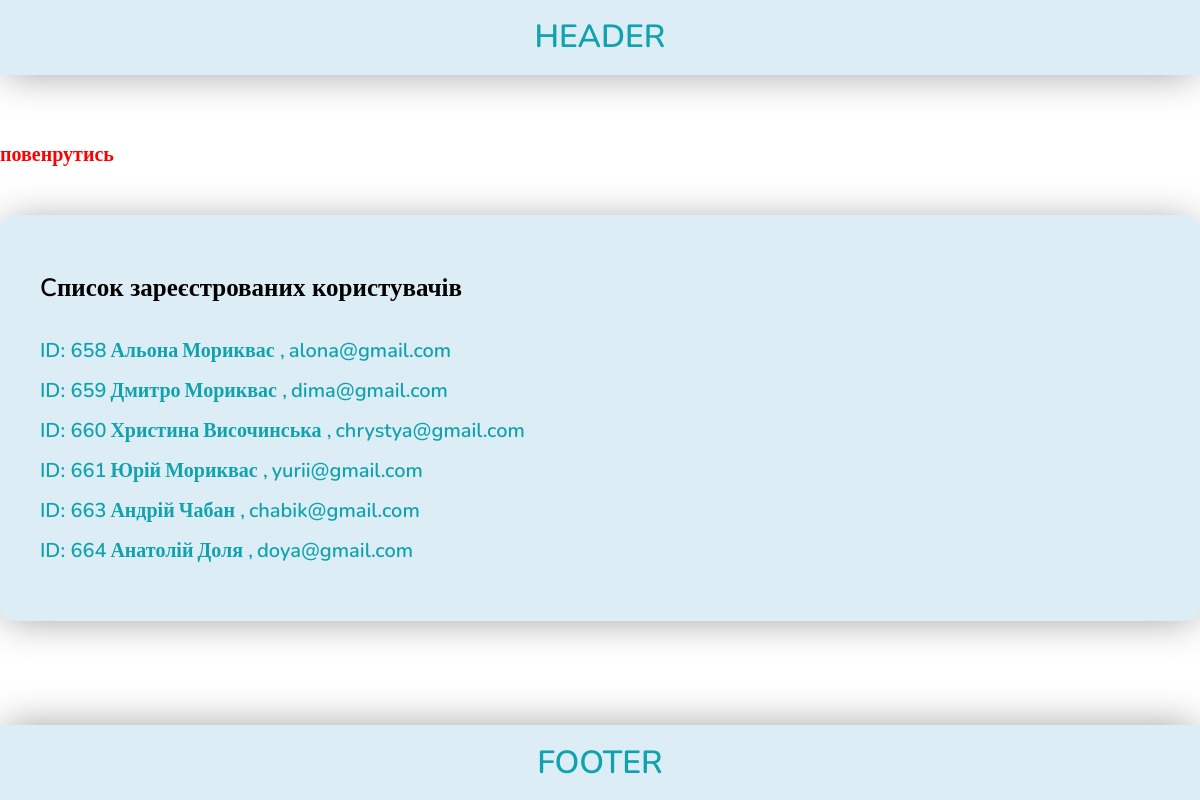
/pages/users-page.php, run on an earlier commit of the app's database.
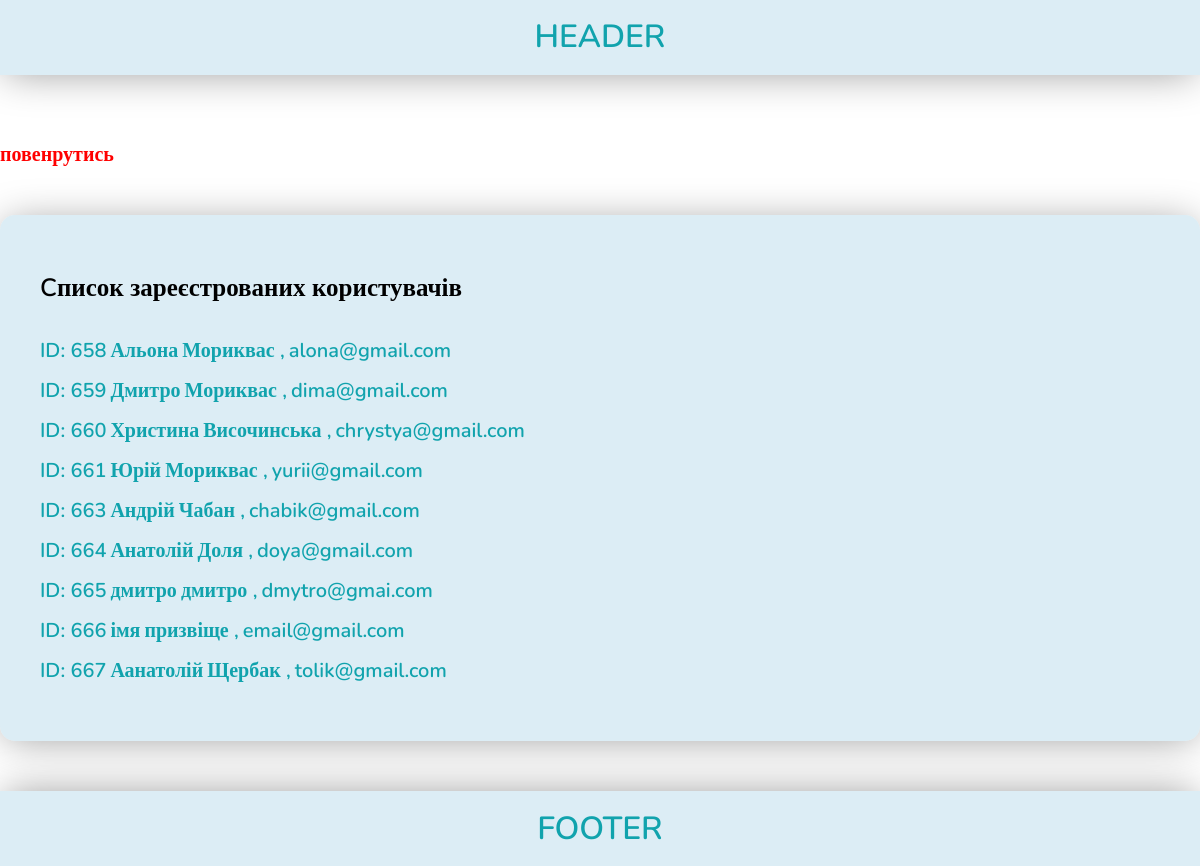
And on a later commit of the database.
### tables this page shows
CREATE TABLE `users` (
  `user_id` int(11) NOT NULL,
  `firstname` text NOT NULL,
  `lastname` text NOT NULL,
  `surname` text NOT NULL,
  `tel` varchar(30) NOT NULL,
  `email` varchar(30) NOT NULL,
  `pass` varchar(30) NOT NULL
);

### pages/users-page.php (the view, shortened to what this page needs)
<?php
    include '../header.php';
    require '../connect.php';
?>
<section class="users-page-data">
    <div class="container">
        <div class="item-back-title">
                <?php  if(!isset($_SESSION['profile'])) {
                    echo '<a class="button-back" href="../index.php">повенрутись</a>';
                } else {
                  echo '<a class="button-back" href="../customer/index.php">повенрутись</a>';
                }
                ?>
        </div>
        <div class="wrapper-users-data">
            <h1 class="title">Cписок зареєстрованих користувачів</h1>
            <?php
                if(isset($_SESSION['profile'])) {
                    $currentUserId = $_SESSION['profile']['user_id'];
                    $sql = "SELECT * FROM users WHERE NOT user_id=$currentUserId";
                } else {
                    $sql = "SELECT * FROM users";
                }
                ?>
            <div class="item-users-data">
                <?php if($result = mysqli_query($connect, $sql)) : ?>
                    <?php while($row = mysqli_fetch_array($result)) : ?>
                        <div class="item-users">
                            <div class="item-data-users">
                            <span><?= 'ID:  '. $row['user_id'];?></span>
                            <span><?= $row['firstname'];?></span>
                            <span><?= $row['lastname']. ' ,';?></span>
                            <span><?= $row['email']; ?></span>
                            </div>
                        </div>
                    <?php endwhile; ?>
                <?php endif; ?>
            </div>
        </div>
    </div>
</section>
<?php
    include '../footer.php';
?>

### header.php (shortened to what this page needs)
<!DOCTYPE html>
<html lang="en">
<html>
<head>
    <link rel="stylesheet" href="<?php echo CSS_DIR; ?>style.css">
</head>
<body>
<header class="header">
        <div class="wrapper-header">
            <h1>HEADER</h1>
        </div>
</header>
<main class="main">

### footer.php (shortened to what this page needs)
            </main>
            <footer class="footer">
                <div class="container">
                    <div class="wrapper-footer">
                        <h1>FOOTER</h1>
                    </div>
                </div>
            </footer>
    </body>
</html>

### style.css (style rules this page uses)
.wrapper-footer { display: flex; justify-content: center; box-shadow: 0px -3px 40px -5px rgba(0, 0, 0, 0.4); color: black; background-color: rgba(161, 207, 227, 0.372); }
.wrapper-footer h1 { color: rgb(17, 163, 173); }
.wrapper-header { display: flex; justify-content: center; color: black; box-shadow: 0px 3px 40px -5px rgba(0, 0, 0, 0.4); background-color: rgba(161, 207, 227, 0.372); }
.wrapper-header h1 { color: rgb(17, 163, 173); }
body { line-height: 1; }
a { text-decoration: none; display: flex; justify-content: center; align-items: center; }
body { margin: 0; color: #fff; min-height: 100%; display: grid; grid-template-rows: auto 1fr auto; }
html { height: 100%; }
.main { max-width: 1200px; width: 100%; margin: 0 auto; }
h1, h2, h3, h4, a, button, label, input[type=submit], span, p { font-family: "Nunito"; font-weight: 600; }
span { line-height: 20px; }
.item-back-title { display: flex; justify-content: flex-start; margin-top: 25px; }
.item-back-title .button-back { color: red; font-size: 20px; }
.wrapper-users-data { box-sizing: border-box; padding: 40px; margin: 50px 0 50px 0; border-radius: 15px; box-shadow: 0px 3px 40px -5px rgba(0, 0, 0, 0.4); background-color: rgba(161, 207, 227, 0.372); }
.wrapper-users-data .item-users { display: flex; }
.wrapper-users-data .item-users .item-data-users { margin-right: 50px; min-width: 600px; margin-bottom: 20px; }
.wrapper-users-data span { color: rgb(17, 163, 173); font-size: 20px; }
.wrapper-users-data .title { color: black; font-size: 25px; margin-bottom: 40px; }
.button-back { display: flex; margin-top: 45px; font-size: 20px; }

What changed in the data, as far as the page shows it:
added users: user_id "665", firstname "дмитро", lastname "дмитро", email "dmytro@gmai.com"
added users: user_id "666", firstname "імя", lastname "призвіще", email "email@gmail.com"
added users: user_id "667", firstname "Аанатолій", lastname "Щербак", email "tolik@gmail.com"
